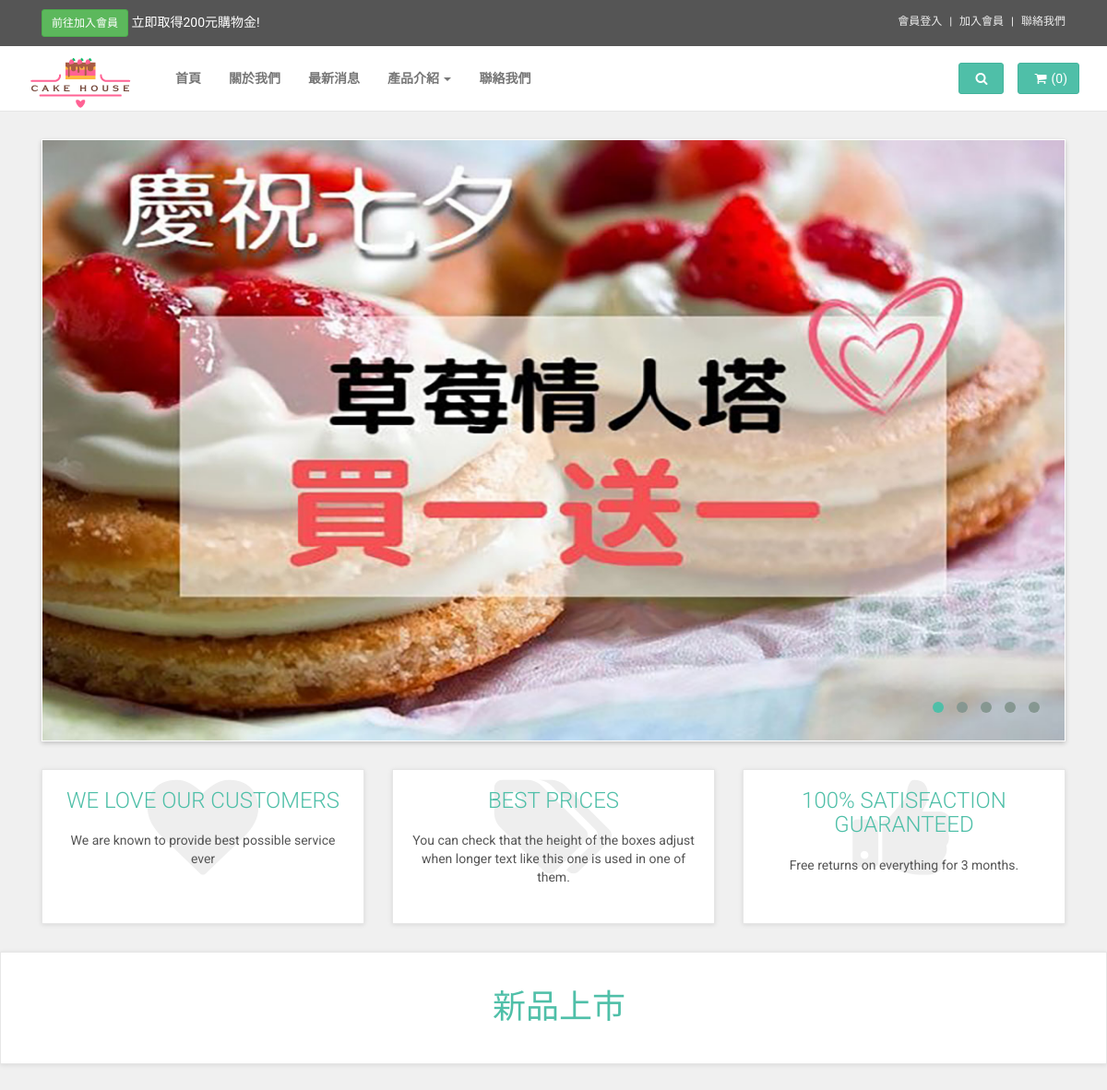
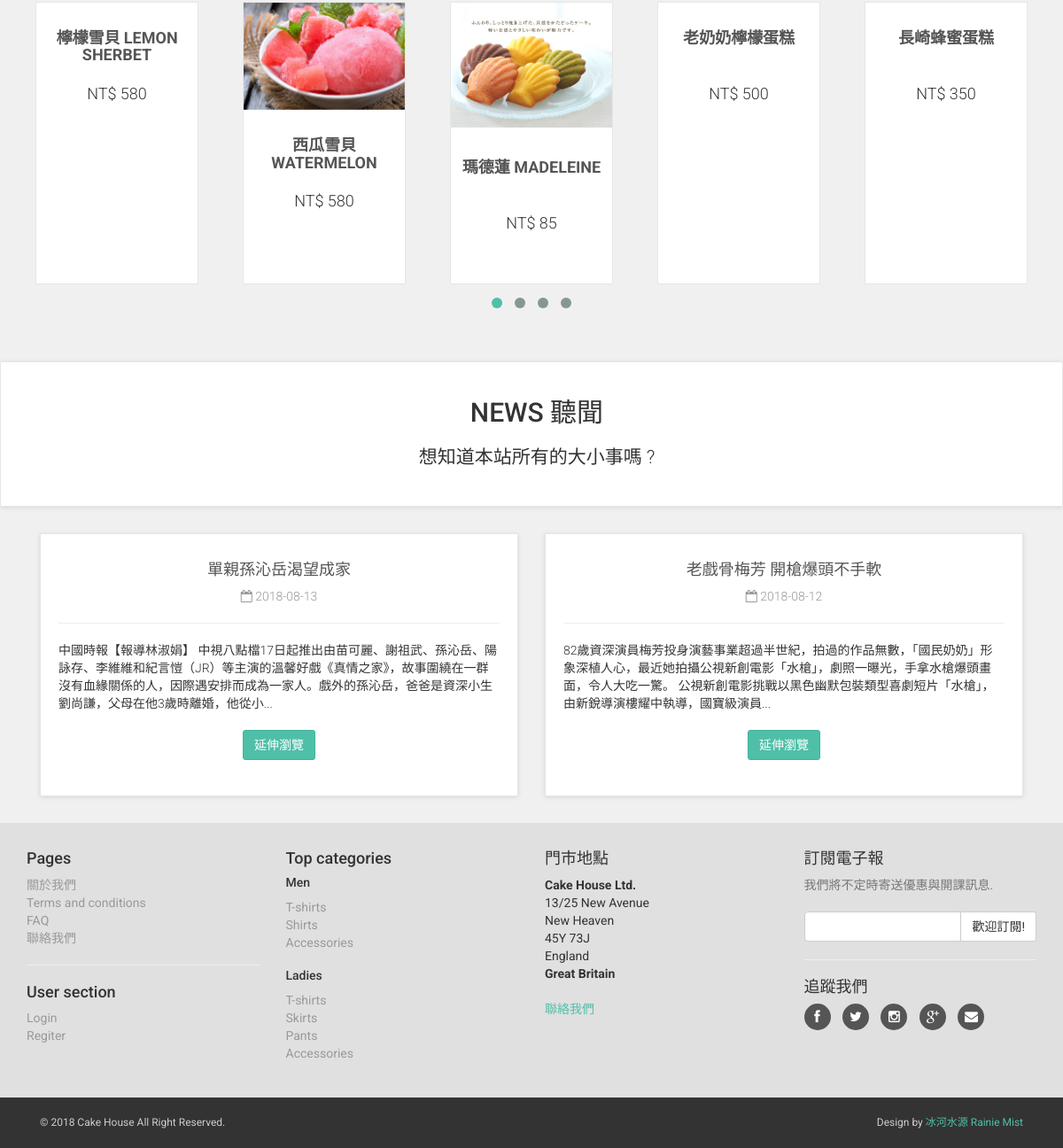
The page / on the database its author committed (2 pictures, top to bottom).
### tables this page shows
CREATE TABLE IF NOT EXISTS `products` (
  `products_id` int(11) NOT NULL,
  `product_categories_id` int(11) NOT NULL,
  `picture` varchar(255) DEFAULT NULL,
  `name` varchar(255) NOT NULL,
  `description` text NOT NULL,
  `price` varchar(255) NOT NULL,
  `created_at` varchar(255) DEFAULT NULL,
  `updated_at` varchar(255) DEFAULT NULL
);

CREATE TABLE IF NOT EXISTS `news` (
  `news_id` int(11) NOT NULL,
  `published_date` varchar(255) NOT NULL,
  `title` varchar(255) NOT NULL,
  `content` text NOT NULL,
  `created_at` varchar(255) DEFAULT NULL,
  `updated_at` varchar(255) DEFAULT NULL
);

### index.php (the view, shortened to what this page needs)
<?php
require_once ('connection/connection.php');
$query2 = $db->query("SELECT * FROM products ORDER BY created_at DESC LIMIT 0,18");
$products_list = $query2->fetchAll(PDO::FETCH_ASSOC);
$query3 = $db->query("SELECT * FROM news ORDER BY published_date DESC LIMIT 0,2");
$news_list = $query3->fetchAll(PDO::FETCH_ASSOC);
?>
<!DOCTYPE html>
<html lang="en">
<head>
    <link href="css/cake/font-awesome.css" rel="stylesheet">
    <link href="css/cake/bootstrap.min.css" rel="stylesheet">
    <link href="css/cake/animate.min.css" rel="stylesheet">
    <link href="css/cake/owl.carousel.css" rel="stylesheet">
    <link href="css/cake/owl.theme.css" rel="stylesheet">
    <link href="lib/content-slider/content-slider.css" rel="stylesheet">
    <link href="css/cake/style.default.css" rel="stylesheet" id="theme-stylesheet">
    <link href="css/cake/custom.css" rel="stylesheet">
</head>
<body>
<div id="top">
       <div class="container">
           <div class="col-md-6 offer" data-animate="fadeInDown">
               <a href="#" class="btn btn-success btn-sm" data-animate-hover="shake">前往加入會員</a>  <a href="#">立即取得200元購物金!</a>
           </div>
           <div class="col-md-6" data-animate="fadeInDown">
               <ul class="menu">
               <?php if(isset($_SESSION['member']) && $_SESSION['member'] !=null) { ?>
                    <li><a href="frontend/customer-account.php" >會員專區</a>
                   </li>
                   <li>
                        <a href="frontend/logout.php"><i class="fa fa-sign-out"></i> 登出</a>
                    </li>
               <?php }else{ ?>
                   <li><a href="#" data-toggle="modal" data-target="#login-modal">會員登入</a>
                   </li>
                   <li><a href="frontend/register.php">加入會員</a>
                   </li>
               <?php } ?>
                   <li><a href="frontend/contact.php">聯絡我們</a>
                   </li>
               </ul>
           </div>
       </div>
   </div>
   <div class="navbar navbar-default yamm" role="navigation" id="navbar">
       <div class="container">
           <div class="navbar-header">
               <a class="navbar-brand home" href="index.php" data-animate-hover="bounce">
                   <img src="images/logo.png" alt="Cake House logo" class="hidden-xs">
               </a>
           </div>
           <div class="navbar-collapse collapse" id="navigation">
               <ul class="nav navbar-nav navbar-left">
                   <li><a href="index.php">首頁</a>
                   </li>
                   <li ><a href="frontend/about.php">關於我們</a>
                   </li>
                   <li ><a href="frontend/news_list.php">最新消息</a>
                   </li>
                   <li class="dropdown yamm-fw">
                       <a href="#" class="dropdown-toggle" data-toggle="dropdown" data-hover="dropdown" data-delay="200">產品介紹 <b class="caret"></b></a>
                   </li>
                   <li ><a href="frontend/contact.php">聯絡我們</a>
                   </li>
               </ul>
           </div>
           <div class="navbar-buttons">
               <div class="navbar-collapse collapse right" id="basket-overview">
                   <a href="frontend/basket.php" class="btn btn-primary navbar-btn"><i class="fa fa-shopping-cart"></i><span class="hidden-sm">(<?php if(isset($_SESSION['Cart']) && $_SESSION['Cart'] != null) echo count($_SESSION['Cart']); else echo "0"; ?>)</span></a>
               </div>
               <div class="navbar-collapse collapse right" id="search-not-mobile">
                   <button type="button" class="btn navbar-btn btn-primary" data-toggle="collapse" data-target="#search">
                       <i class="fa fa-search"></i>
                   </button>
               </div>
           </div>
       </div>
   </div>
    <div id="all">
        <div id="content">
           <div class="container">
                <div class="col-md-12">
                    <div id="main-slider">
                    <div class="item">
                            <img src="images/ad-banner1.jpg" alt="" class="img-responsive">
                        </div>
                    </div>
                </div>
            </div>
 <div id="advantages">
<div class="container">
    <div class="same-height-row">
        <div class="col-sm-4">
            <div class="box same-height clickable">
                <div class="icon"><i class="fa fa-heart"></i>
                </div>
                <h3><a href="#">We love our customers</a></h3>
                <p>We are known to provide best possible service ever</p>
            </div>
        </div>
        <div class="col-sm-4">
            <div class="box same-height clickable">
                <div class="icon"><i class="fa fa-tags"></i>
                </div>
                <h3><a href="#">Best prices</a></h3>
                <p>You can check that the height of the boxes adjust when longer text like this one is used in one of them.</p>
            </div>
        </div>
        <div class="col-sm-4">
            <div class="box same-height clickable">
                <div class="icon"><i class="fa fa-thumbs-up"></i>
                </div>
                <h3><a href="#">100% satisfaction guaranteed</a></h3>
                <p>Free returns on everything for 3 months.</p>
            </div>
        </div>
    </div>
</div>
</div>
 <div id="hot">
<div class="box">
    <div class="container">
        <div class="col-md-12">
            <h2>新品上市</h2>
        </div>
    </div>
</div>
<div class="container">
<div class="row same-height-row">
    <div class="product-slider">
    <?php foreach ($products_list as $products){ ?>
<div class="item">
    <div class="col-md-16">
            <div class="product same-height">
                <div class="flip-container">
                    <div class="flipper">
                        <div class="front">
                            <a href="frontend/products.php?id=<?php echo $products['products_id']; ?>">
                                <img src="uploads/products/<?php echo $products['picture']; ?>" alt="" class="img-responsive">
                            </a>
                        </div>
                        <div class="back">
                            <a href="frontend/products.php?id=<?php echo $products['products_id']; ?>">
                            </a>
                        </div>
                    </div>
                </div>
                <div class="text">
                    <h3><a href="frontend/products.php?id=<?php echo $products['products_id']; ?>"><?php echo $products['name']; ?></a></h3>
                    <p class="price">NT$ <?php echo $products['price']; ?></p>
                </div>
            </div>
    </div>
</div>
               <?php } ?>
    </div>
</div>
</div>
</div>
            <div class="box text-center" data-animate="fadeInUp">
                <div class="container">
                    <div class="col-md-12">
                        <h2>NEWS 聽聞</h2>
                        <p class="lead">
                        想知道本站所有的大小事嗎 ?
                        </p>
                    </div>
                </div>
            </div>
            <div class="container">
<div class="col-md-12" data-animate="fadeInUp">
    <div id="blog-homepage" class="row">
    <?php foreach($news_list as $news){ ?>
        <div class="col-sm-6">
            <div class="post">
                <h4><a href="frontend/news.php"><?php echo $news['title']; ?></a></h4>
                <p class="author-category"><i class="fa fa-calendar-o"></i> <?php echo $news['published_date']; ?>
                </p>
                <hr>
                <p class="intro"><?php echo mb_strimwidth(strip_tags($news['content']),0,250,"..."); ?></p>
                <p class="read-more"><a href="frontend/news.php?id=<?php echo $news['news_id']; ?>" class="btn btn-primary">延伸瀏覽</a>
                </p>
            </div>
        </div>
    <?php } ?>
    </div>
</div>
</div>
        </div>
        <div id="footer" data-animate="fadeInUp">
            <div class="container">
                <div class="row">
                    <div class="col-md-3 col-sm-6">
                        <h4>Pages</h4>
                        <ul>
                            <li><a href="frontend/about.php">關於我們</a>
                            </li>
                            <li><a href="frontend/about.php">Terms and conditions</a>
                            </li>
                            <li><a href="#">FAQ</a>
                            </li>
                            <li><a href="frontend/contact.php">聯絡我們</a>
                            </li>
                        </ul>
                        <hr>
                        <h4>User section</h4>
                        <ul>
                            <li><a href="#" data-toggle="modal" data-target="#login-modal">Login</a>
                            </li>
                            <li><a href="frontend/register.php">Regiter</a>
                            </li>
                        </ul>
                    </div>
                    <div class="col-md-3 col-sm-6">
                        <h4>Top categories</h4>
                        <h5>Men</h5>
                        <ul>
                            <li><a href="category.html">T-shirts</a>
                            </li>
                            <li><a href="category.html">Shirts</a>
                            </li>
                            <li><a href="category.html">Accessories</a>
                            </li>
                        </ul>
                        <h5>Ladies</h5>
                        <ul>
                            <li><a href="category.html">T-shirts</a>
                            </li>
                            <li><a href="category.html">Skirts</a>
                            </li>
                            <li><a href="category.html">Pants</a>
                            </li>
                            <li><a href="category.html">Accessories</a>
                            </li>
                        </ul>
                    </div>
                    <div class="col-md-3 col-sm-6">
                        <h4>門市地點</h4>
                        <p><strong>Cake House Ltd.</strong>
                            <br>13/25 New Avenue
                            <br>New Heaven
                            <br>45Y 73J
                            <br>England
                            <br>
                            <strong>Great Britain</strong>
                        </p>
                        <a href="frontend/contact.php">聯絡我們</a>
                    </div>
                    <div class="col-md-3 col-sm-6">
                        <h4>訂閱電子報</h4>
                        <p class="text-muted">我們將不定時寄送優惠與開課訊息.</p>
                        <form>
                            <div class="input-group">
                                <input type="text" class="form-control">
                                <span class="input-group-btn">
			    <button class="btn btn-default" type="button">歡迎訂閱!</button>
			</span>
                            </div>
                        </form>
                        <hr>
                        <h4>追蹤我們</h4>
                        <p class="social">
                            <a href="#" class="facebook external" data-animate-hover="shake"><i class="fa fa-facebook"></i></a>
                            <a href="#" class="twitter external" data-animate-hover="shake"><i class="fa fa-twitter"></i></a>
                            <a href="#" class="instagram external" data-animate-hover="shake"><i class="fa fa-instagram"></i></a>
                            <a href="#" class="gplus external" data-animate-hover="shake"><i class="fa fa-google-plus"></i></a>
                            <a href="#" class="email external" data-animate-hover="shake"><i class="fa fa-envelope"></i></a>
                        </p>
                    </div>
                </div>
            </div>
        </div>
        <div id="copyright">
            <div class="container">
                <div class="col-md-6">
                    <p class="pull-left">© 2018 Cake House All Right Reserved.</p>
                </div>
                <div class="col-md-6">
                    <p class="pull-right">Design by <a href="https://bootstrapious.com/e-commerce-templates">冰河水源 Rainie Mist</a>
                    </p>
                </div>
            </div>
        </div>
    </div>
</body>
</html>

### rows shown on the page
products: name "檸檬雪貝 LEMON SHERBET", price "580"
products: picture (picture), name "西瓜雪貝 WATERMELON…", price "580"
products: picture (picture), name "瑪德蓮 MADELEINE", price "85"
products: name "老奶奶檸檬蛋糕", price "500"
products: name "長崎蜂蜜蛋糕", price "350"
news: title "單親孫沁岳渴望成家", published_date "2018-08-13", content "中國時報【報導林淑娟】 中視八點檔17日起推出由苗可麗、謝祖武、孫沁岳、陽詠存、李維維和紀言愷（JR）等主演的溫馨好戲《真情之家》，故事圍繞在一群沒有血緣關係的人，因際遇安排而成為一家人。戲外的孫沁岳，爸爸是資深小生劉尚謙，父母在他3歲時離婚，他從小..."
news: title "老戲骨梅芳 開槍爆頭不手軟", published_date "2018-08-12", content "82歲資深演員梅芳投身演藝事業超過半世紀，拍過的作品無數，「國民奶奶」形象深植人心，最近她拍攝公視新創電影「水槍」，劇照一曝光，手拿水槍爆頭畫面，令人大吃一驚。 公視新創電影挑戰以黑色幽默包裝類型喜劇短片「水槍」，由新銳導演樓耀中執導，國寶級演員..."
